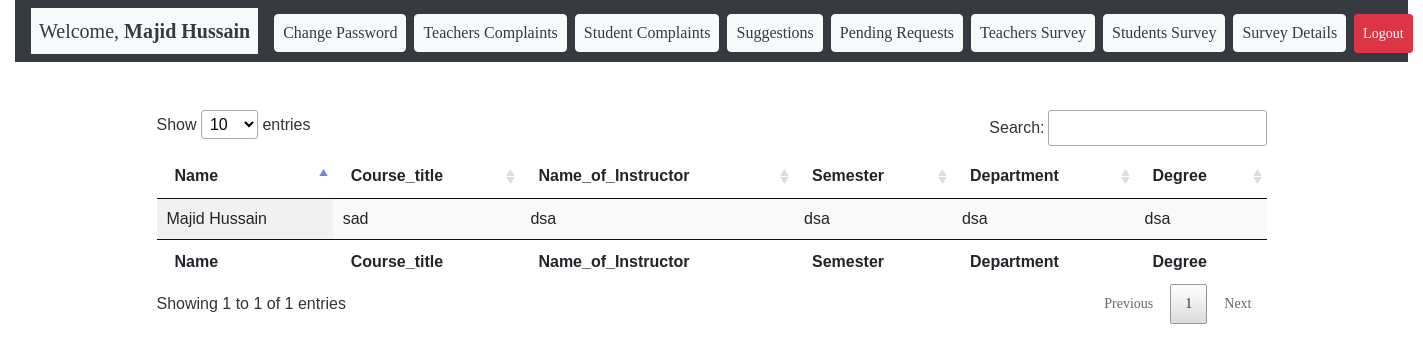
The app's page /teachers_survey.php (signed in) with its own data.
### tables this page shows
CREATE TABLE `teacher_evolution` (
  `Id` int(11) NOT NULL,
  `Name` varchar(255) NOT NULL,
  `Course_title` varchar(255) NOT NULL,
  `Name_of_Instructor` varchar(255) NOT NULL,
  `Semester` varchar(255) NOT NULL,
  `Department` varchar(255) NOT NULL,
  `Degree` varchar(255) NOT NULL,
  `Status` int(11) NOT NULL
);

### teachers_survey.php (the view, shortened to what this page needs)
<!doctype html>
<html lang="en">
  <head>
	<link rel="stylesheet" type="text/css" href="vendor/bootstrap/css/bootstrap.min.css">
	<link rel="stylesheet" type="text/css" href="fonts/font-awesome-4.7.0/css/font-awesome.min.css">
	<link rel="stylesheet" type="text/css" href="vendor/animate/animate.css">
	<link rel="stylesheet" type="text/css" href="vendor/css-hamburgers/hamburgers.min.css">
	<link rel="stylesheet" type="text/css" href="vendor/animsition/css/animsition.min.css">
	<link rel="stylesheet" type="text/css" href="vendor/select2/select2.min.css">
	<link rel="stylesheet" type="text/css" href="vendor/daterangepicker/daterangepicker.css">
	<link rel="stylesheet" type="text/css" href="css/util.css">
	<link rel="stylesheet" type="text/css" href="css/main.css">
  <link rel="stylesheet" type="text/css" href="DataTables/datatables.min.css"/>
  </head>
  <body>
<?php include 'includes/admin_header.php'?>
	<div class="container pt-5">
        <table id="example" class="display" style="width:100%">
          <thead>
              <tr>
                  <th>Name</th>
                  <th>Course_title</th>
                  <th>Name_of_Instructor</th>
                  <th>Semester</th>
                  <th>Department</th>
                  <th>Degree</th>
              </tr>
          </thead>
        <tbody>
        <?php
include 'includes/db_config.php';
$select = "SELECT * FROM teacher_evolution WHERE Status = 0";
$query = mysqli_query($con,$select);
if(mysqli_num_rows($query) > 0)
  {
    while($row = mysqli_fetch_array($query)){
     $name = $row['Name'];
     $Course_title = $row['Course_title'];
     $Name_of_Instructor = $row['Name_of_Instructor'];
     $Semester = $row['Semester'];
     $Department = $row['Department'];
     $Degree = $row['Degree'];
?>
            <tr>
                <td><?php echo $name ?></td>
                <td><?php echo $Course_title?></td>
                <td><?php echo $Name_of_Instructor ?></td>
                <td><?php echo $Semester ?></td>
                <td><?php echo $Department ?></td>
                <td><?php echo $Degree ?></td>
            </tr>
            <?php
    }
}
?>
        </tbody>
        <tfoot>
            <tr>
            <th>Name</th>
                  <th>Course_title</th>
                  <th>Name_of_Instructor</th>
                  <th>Semester</th>
                  <th>Department</th>
                  <th>Degree</th>
            </tr>
        </tfoot>
    </table>
    </div>
  </body>
</html>

### css/main.css (style rules this page uses)
* { margin: 0px; padding: 0px; box-sizing: border-box; }
body, html { height: 100%; font-family: Ubuntu-Regular, sans-serif; }

### records on screen
teacher_evolution: Name "Majid Hussain", Course_title "sad", Name_of_Instructor "dsa", Semester "dsa", Department "dsa", Degree "dsa"

### other values on screen
$_SESSION['Name'] "Majid Hussain"
